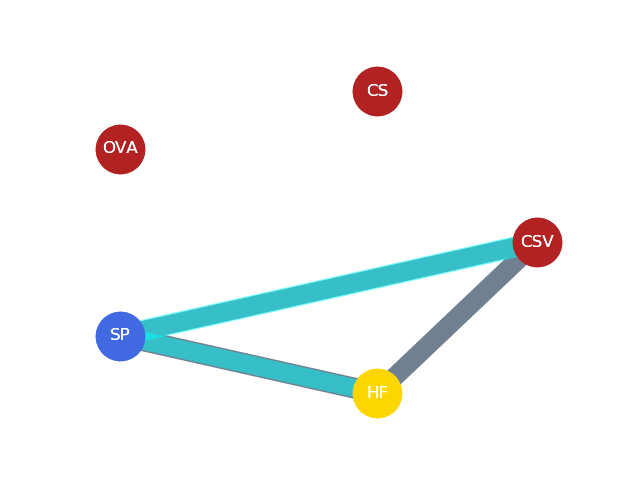

Generate this figure with Python:
import networkx as nx
import matplotlib.pyplot as plt

G = nx.Graph()
a = 'CSV'
b = 'CS'
c = 'OVA'
d = 'SP'
e = 'HF'
nodes_size = 1200
edges_multiple = 55
data_edges_list = [[(a, b)],[(a, c)],[(a, d)],[(a ,e)],
                   [(b, c)],[(b, d)],[(b, e)],
                   [(c, d)],[(c ,e)],
                  [(d, e)]]
sun_color = 'slategrey'
rain_color = 'aqua'
data_edges_color = [sun_color, sun_color, sun_color, sun_color,
                    sun_color, sun_color, sun_color,
                    sun_color, sun_color,
                    sun_color]
data_edges_width = [0, 0, 0.247, 0.251,
                    0, 0, 0,
                    0, 0,
                    0.274]
for index in range(len(data_edges_width)):
   data_edges_width[index] = data_edges_width[index]*edges_multiple

print(data_edges_width)

#设置点的名称
G.add_nodes_from([a, b, c, d, e])

#设置连线
G.add_edges_from([(a, b),(a, c),(a, d),(a ,e),
                  (b, c),(b, d),(b, e),
                  (c, d),(c ,e),
                  (d, e)])

#设置点的颜色
red = [a, b, c]
blue = [d]
yello = [e]


#设置原点的编排方式
pos = nx.circular_layout(G)
#设置点的参数
nx.draw_networkx_nodes(G, pos,nodelist =red, node_color = 'firebrick', node_size = nodes_size)
nx.draw_networkx_nodes(G, pos,nodelist =blue, node_color = 'royalblue', node_size = nodes_size)
nx.draw_networkx_nodes(G, pos,nodelist =yello, node_color = 'gold', node_size = nodes_size)

#显示点的名称
nx.draw_networkx_labels(G, pos,font_color ='white')

#设置连线的方式
for index in range(len(data_edges_color)):
   nx.draw_networkx_edges(G, pos, edgelist=data_edges_list[index],
                          edge_color=data_edges_color[index],
                          width = data_edges_width[index])




#### rain
data_edges_color = [rain_color, rain_color, rain_color, rain_color,
                    rain_color, rain_color, rain_color,
                    rain_color, rain_color,
                    rain_color]
data_edges_width = [0, 0, 0.277, 0,
                    0, 0, 0,
                    0, 0,
                    0.237]
for index in range(len(data_edges_width)):
   data_edges_width[index] = data_edges_width[index]*edges_multiple

print(data_edges_width)

#设置点的名称
G.add_nodes_from([a, b, c, d, e])

#设置连线
G.add_edges_from([(a, b),(a, c),(a, d),(a ,e),
                  (b, c),(b, d),(b, e),
                  (c, d),(c ,e),
                  (d, e)])

#设置点的颜色
red = [a, b, c]
blue = [d]
yello = [e]


#设置原点的编排方式
pos = nx.circular_layout(G)
#设置点的参数
nx.draw_networkx_nodes(G, pos,nodelist =red, node_color = 'firebrick', node_size = nodes_size)
nx.draw_networkx_nodes(G, pos,nodelist =blue, node_color = 'royalblue', node_size = nodes_size)
nx.draw_networkx_nodes(G, pos,nodelist =yello, node_color = 'gold', node_size = nodes_size)

#显示点的名称
nx.draw_networkx_labels(G, pos,font_color ='white')

#设置连线的方式
for index in range(len(data_edges_color)):
   nx.draw_networkx_edges(G, pos, edgelist=data_edges_list[index],
                          edge_color=data_edges_color[index],
                          width = data_edges_width[index],alpha = 0.5)

plt.axis('off')
plt.show()
